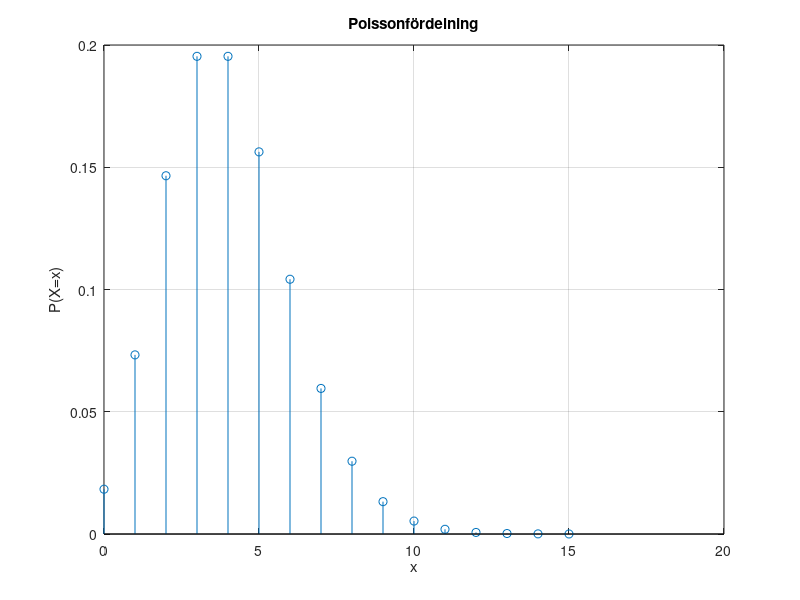

Write MATLAB code to recreate this figure.
clc
clear
close all

x = 0:1:15;
y = poisspdf(x,4);

stem(x,y)
grid on
title('Poissonfördelning')
xlabel('x')
ylabel('P(X=x)')
